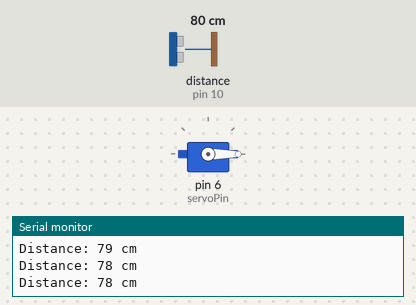
Recording of a sketch running on a simulated Arduino Uno, built with avr-gcc and run on an emulated ATmega328P. Parts: servo, the last lines printed to the serial monitor. Wiring (inferred from the names in the program): ultrasonic range finder: trigger pin 9; echo pin 10. The test bench sets the inputs (shaded band); at power-on: distance to the obstacle (sensor on pin 10) 80 cm. The echo pulse lasts 58.3 µs per cm.

Above: at 1.3 s.
1.4 s: distance to the obstacle (sensor on pin 10) set to 17 cm
2.9 s: distance to the obstacle (sensor on pin 10) set to 14 cm
At 4.2 s:
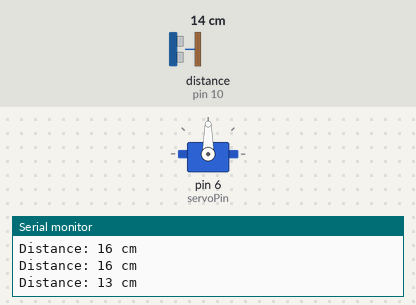
4.5 s: distance to the obstacle (sensor on pin 10) set to 18 cm
At 6.5 s:
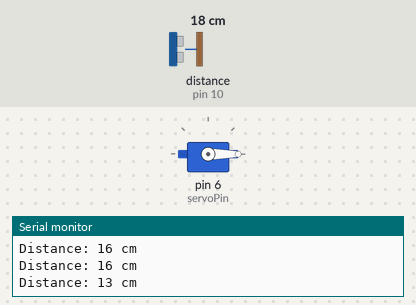
7.5 s: distance to the obstacle (sensor on pin 10) set to 2 cm
At 9.0 s:
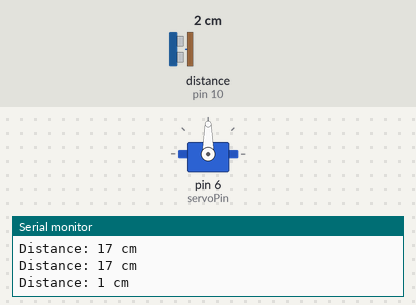
Timing chart, 0 to 11.5 s (numbered marks = the images above; inputs shaded):
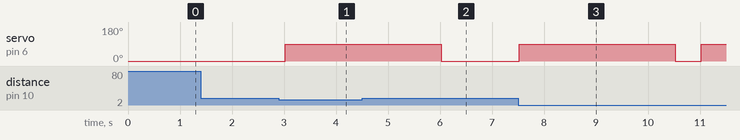

The sketch:

smart_dustbin.ino
```cpp
#include <Servo.h>

// Define pins for ultrasonic sensor
const int trigPin = 9;
const int echoPin = 10;

// Define distance threshold (in cm)
const int distanceThreshold = 15;

// Define servo motor
Servo dustbinLid;
const int servoPin = 6;

// Time variables
long duration;
int distance;

void setup() {
  // Set pin modes
  pinMode(trigPin, OUTPUT);
  pinMode(echoPin, INPUT);

  // Attach servo to pin
  dustbinLid.attach(servoPin);

  // Initially close the lid
  dustbinLid.write(0); // 0 degrees = closed position

  // Start serial communication (for debugging)
  Serial.begin(9600);
}

void loop() {
  // Send a 10us HIGH pulse to trigger pin
  digitalWrite(trigPin, LOW);
  delayMicroseconds(2);
  digitalWrite(trigPin, HIGH);
  delayMicroseconds(10);
  digitalWrite(trigPin, LOW);

  // Read echo time
  duration = pulseIn(echoPin, HIGH);

  // Convert time to distance (cm)
  distance = duration * 0.034 / 2;

  // Print distance (for debugging)
  Serial.print("Distance: ");
  Serial.print(distance);
  Serial.println(" cm");

  // If object is within threshold distance, open lid
  if (distance > 0 && distance < distanceThreshold) {
    dustbinLid.write(90); // Open lid
    delay(3000);          // Keep lid open for 3 seconds
    dustbinLid.write(0);  // Close lid
  }

  delay(500); // Small delay before next measurement
}
```

Measured:
- the behaviour switches between 16 and 15 cm on distance to the obstacle (sensor on pin 10) (found by bisection; images 0 and 1)
- after the input at 2.9 s, servo on pin 6 (servoPin): 0° → 90° after 0.12 s
- after the input at 4.5 s, servo on pin 6 (servoPin): goes on until 6.0 s, then stays 0°
- after the input at 7.5 s, servo on pin 6 (servoPin): 0° → 90° at once, → 0° 3.0 s later, → 90° 0.50 s later
